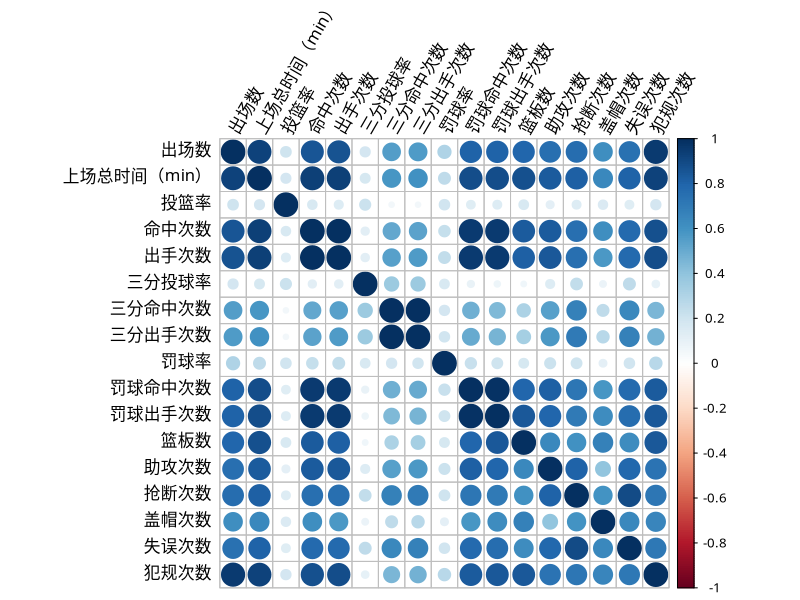
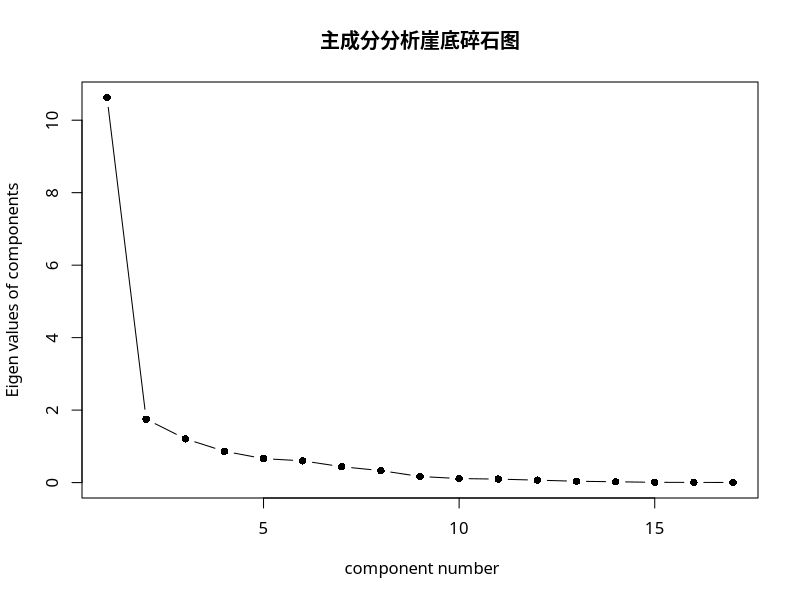
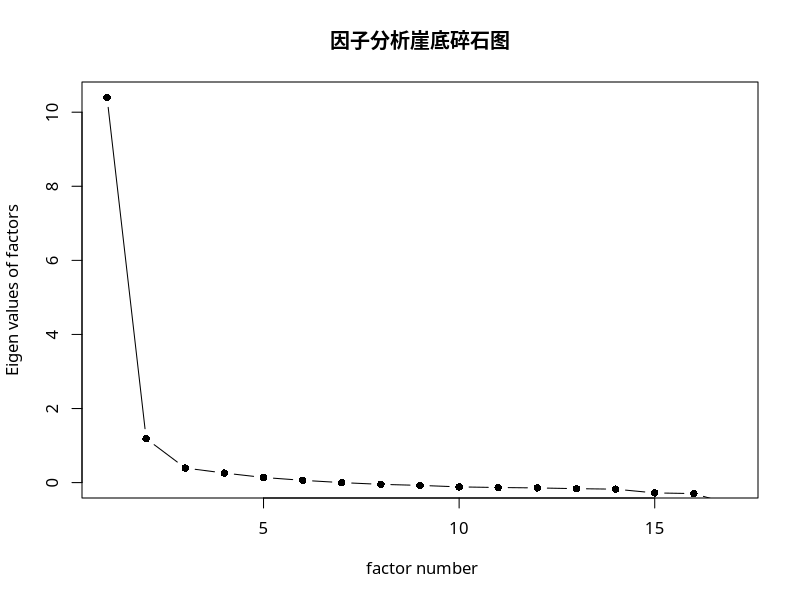
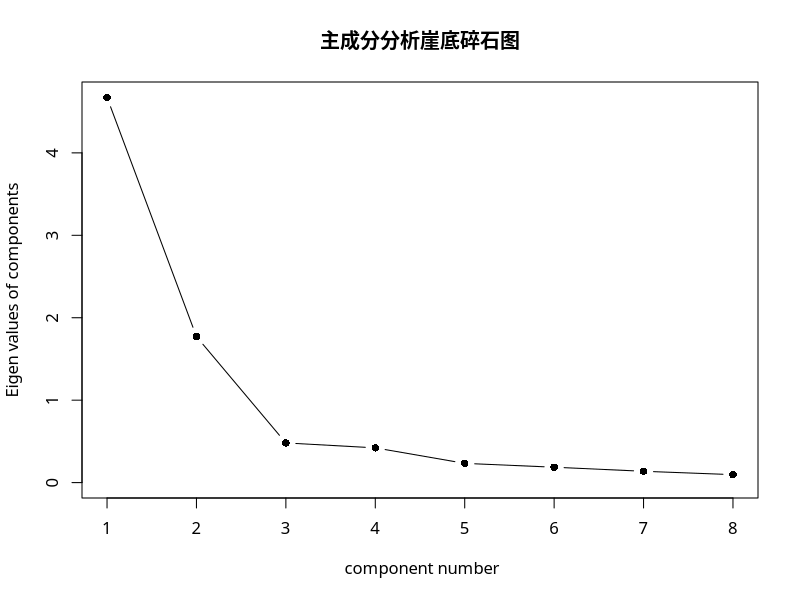
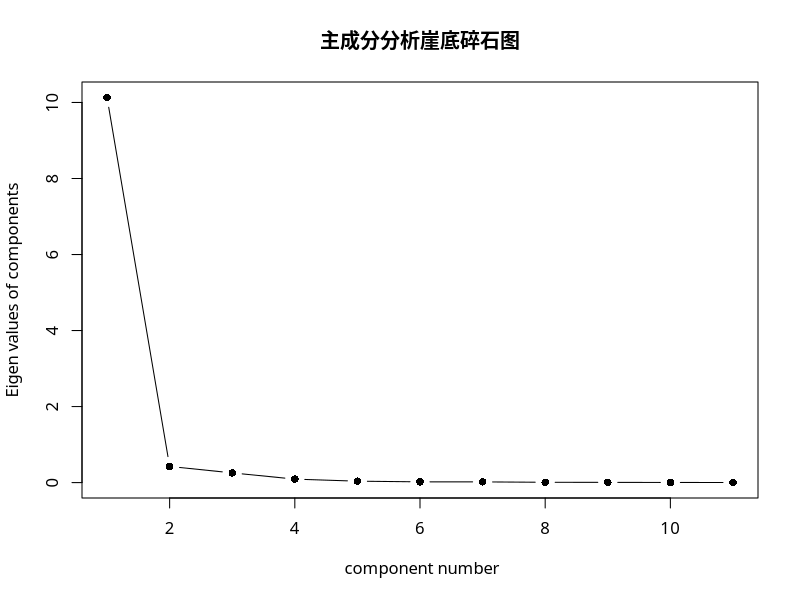
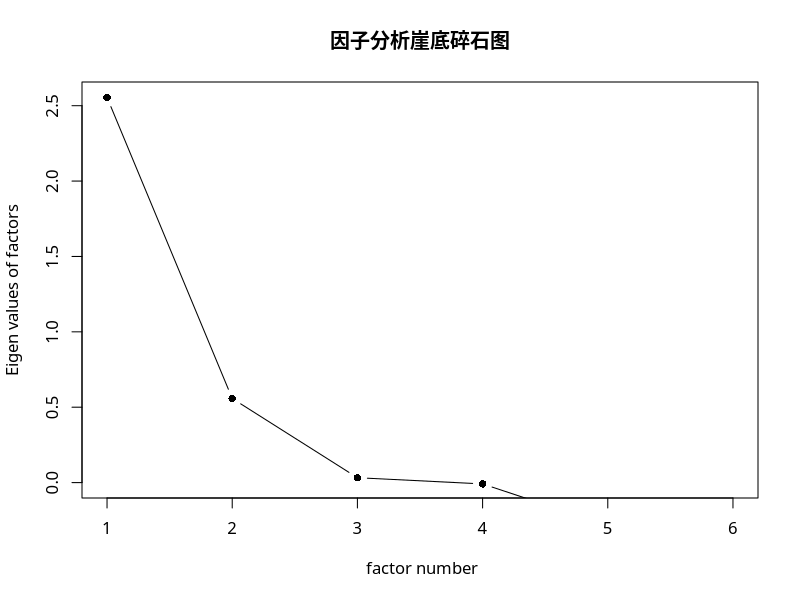

Generate these figures, in order, with R:
## ---- chunk 1
### 数据准备 ###
# 清空工作空间
rm(list = ls())
## ---- chunk 2
library(psych)
library(readxl)
nba <- read_excel("./data/NBA.xlsx")
predictor <- nba[2:18]

## 变量间相关系数
M <- cor(predictor)
## ---- chunk 3
par(family='STHeiti')
corrplot::corrplot(M, tl.srt = 60,tl.col = "black")
## ---- chunk 4
## 主成分分析选择因子数目
par(family='STHeiti')
result1 <- scree(predictor, factors = F, pc = T,  main = "主成分分析崖底碎石图", hline = -1)
## ---- chunk 5
## 计算累计方差贡献率
cumvar <- round(cumsum(result1$pcv)/sum(result1$pcv),2)
cat('前三个主成分累计方差贡献率为：', cumvar[1:3])
## ---- chunk 6
## 提取主成分
pc <- principal(predictor, nfactors = 3)
pc
## ---- chunk 7
round(unclass(pc$weights), 2)  # 计算主成分得分系数
## ---- chunk 8
## 计算主成分得分
pc <- principal(predictor, nfactors = 3, scores = TRUE)
head(pc$scores)
## ---- chunk 9
## 因子分析
cov <- cov(nba[,2:18])
## 转换为相关系数矩阵（等价于标准化后数据的协方差矩阵）
cor <- cov2cor(cov)
## ---- chunk 10
## 选择因子数目
par(family='STHeiti')
result2 <- scree(cor, factors = T, pc = F, main="因子分析崖底碎石图", hline = -1)
## ---- chunk 11
## 提取公共因子
fa(cor, n.obs = 2448, nfactors = 3, rotate = "none", fm = "ml")
## ---- chunk 12
## 因子旋转
fa <- fa(cor, n.obs = 2448, nfactors = 3, rotate = "varimax", fm = "ml")
fa
## ---- chunk 13
my_score <- factor.scores(nba[,2:18], fa, method="Bartlett")
head(my_score$scores)
## ---- chunk 14
round(fa$weights,2)  # 因子得分权重
## ---- chunk 15
## 3个公因子可视化因子得分
fa1 <- fa(cor, n.obs = 2448, nfactors = 3, rotate = "varimax", fm = "ml")
my_score <- factor.scores(nba[,2:18], fa1, method="Bartlett")
s <- data.frame(my_score$scores)
## ---- chunk 16
library(psych)
my_cov <- Harman23.cor$cov
## ---- chunk 17
## 主成分分析选择因子数目
par(family='STHeiti')
hw1 <- scree(my_cov, factors = F, pc = T,  main = "主成分分析崖底碎石图", hline = -1)
## ---- chunk 18
## 提取主成分
pc <- principal(my_cov, nfactors = 2)
pc

## ---- chunk 19
USpredictor <- USJudgeRatings[, -1]
## ---- chunk 20
## 主成分分析选择因子数目
par(family='STHeiti')
hw2 <- scree(USpredictor, factors = F, pc = T,  main = "主成分分析崖底碎石图", hline = -1)
## ---- chunk 21
pc2 <- principal(USpredictor, nfactors = 1, scores = T)
pc2
## ---- chunk 22
head(pc2$scores)
## ---- chunk 23
cov_hw3 <- ability.cov$cov
corr <- cov2cor(cov_hw3)
## ---- chunk 24
## 选择因子数目
par(family='STHeiti')
result2 <- scree(corr, factors = T, pc = F, main="因子分析崖底碎石图", hline = -1)
## ---- chunk 25
## 提取公共因子
fa_hw2 <- fa(corr, n.obs = ability.cov$n.obs, nfactors = 2, rotate = "none", fm = "ml")
fa_hw2
## ---- chunk 26
## 因子旋转
farot_hw2 <- fa(corr, n.obs = ability.cov$n.obs, nfactors = 2, rotate = "varimax", fm = "ml")
farot_hw2
